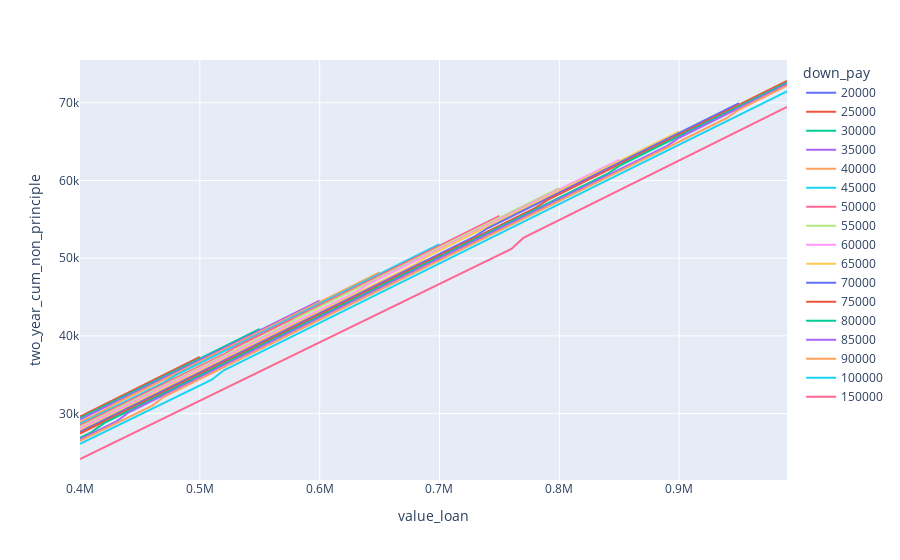

Notebook code for this chart:
### Code cell
Mort.plot_x_value_loan("two_year_cum_non_principle", "down_pay")
